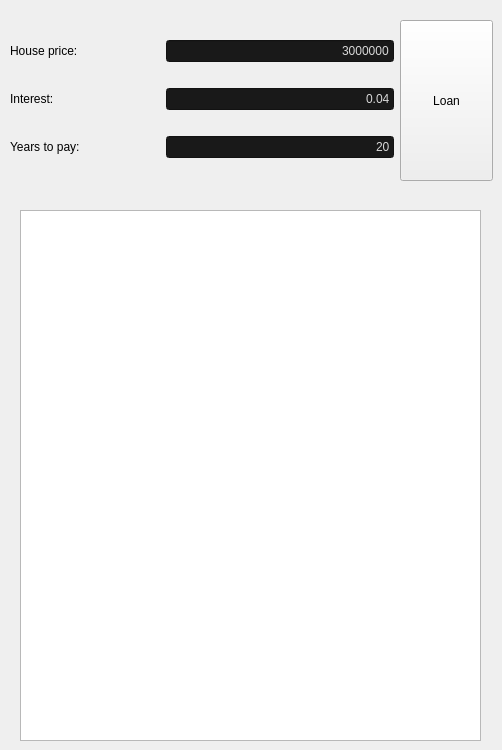
    <widget class="QWidget" name="page">
     <widget class="QWidget" name="layoutWidget_2">
      <property name="geometry">
       <rect>
        <x>10</x>
        <y>20</y>
        <width>384</width>
        <height>159</height>
       </rect>
      </property>
      <layout class="QVBoxLayout" name="verticalLayout_4">
       <item>
        <layout class="QHBoxLayout" name="horizontalLayout_9">
         <item>
          <widget class="QLabel" name="label_9">
           <property name="minimumSize">
            <size>
             <width>150</width>
             <height>0</height>
            </size>
           </property>
           <property name="text">
            <string>House price:</string>
           </property>
          </widget>
         </item>
         <item>
          <widget class="QLineEdit" name="lineEdit_9">
           <property name="minimumSize">
            <size>
             <width>200</width>
             <height>21</height>
            </size>
           </property>
           <property name="palette">
            <palette>
             <active>
              <colorrole role="WindowText">
               <brush brushstyle="SolidPattern">
                <color alpha="255">
                 <red>216</red>
                 <green>216</green>
                 <blue>216</blue>
                </color>
               </brush>
              </colorrole>
              <colorrole role="Button">
               <brush brushstyle="SolidPattern">
                <color alpha="255">
                 <red>25</red>
                 <green>25</green>
                 <blue>25</blue>
                </color>
               </brush>
              </colorrole>
              <colorrole role="Text">
               <brush brushstyle="SolidPattern">
                <color alpha="255">
                 <red>216</red>
                 <green>216</green>
                 <blue>216</blue>
                </color>
               </brush>
              </colorrole>
              <colorrole role="ButtonText">
               <brush brushstyle="SolidPattern">
                <color alpha="255">
                 <red>216</red>
                 <green>216</green>
                 <blue>216</blue>
                </color>
               </brush>
              </colorrole>
              <colorrole role="Base">
               <brush brushstyle="SolidPattern">
                <color alpha="255">
                 <red>25</red>
                 <green>25</green>
                 <blue>25</blue>
                </color>
               </brush>
              </colorrole>
              <colorrole role="Window">
               <brush brushstyle="SolidPattern">
                <color alpha="255">
                 <red>25</red>
                 <green>25</green>
                 <blue>25</blue>
                </color>
               </brush>
              </colorrole>
              <colorrole role="Highlight">
               <brush brushstyle="SolidPattern">
                <color alpha="255">
                 <red>41</red>
                 <green>140</green>
                 <blue>225</blue>
                </color>
               </brush>
              </colorrole>
              <colorrole role="HighlightedText">
               <brush brushstyle="SolidPattern">
                <color alpha="255">
                 <red>255</red>
                 <green>255</green>
                 <blue>255</blue>
                </color>
               </brush>
              </colorrole>
              <colorrole role="AlternateBase">
               <brush brushstyle="SolidPattern">
                <color alpha="0">
                 <red>0</red>
                 <green>0</green>
                 <blue>0</blue>
                </color>
               </brush>
              </colorrole>
              <colorrole role="PlaceholderText">
               <brush brushstyle="SolidPattern">
                <color alpha="128">
                 <red>216</red>
                 <green>216</green>
                 <blue>216</blue>
                </color>
               </brush>
              </colorrole>
             </active>
             <inactive>
              <colorrole role="WindowText">
               <brush brushstyle="SolidPattern">
                <color alpha="255">
                 <red>216</red>
                 <green>216</green>
                 <blue>216</blue>
                </color>
               </brush>
              </colorrole>
              <colorrole role="Button">
               <brush brushstyle="SolidPattern">
                <color alpha="255">
                 <red>25</red>
                 <green>25</green>
                 <blue>25</blue>
                </color>
               </brush>
              </colorrole>
              <colorrole role="Text">
               <brush brushstyle="SolidPattern">
                <color alpha="255">
                 <red>216</red>
                 <green>216</green>
                 <blue>216</blue>
                </color>
               </brush>
              </colorrole>
              <colorrole role="ButtonText">
               <brush brushstyle="SolidPattern">
                <color alpha="255">
                 <red>216</red>
                 <green>216</green>
                 <blue>216</blue>
                </color>
               </brush>
              </colorrole>
              <colorrole role="Base">
               <brush brushstyle="SolidPattern">
                <color alpha="255">
                 <red>25</red>
                 <green>25</green>
                 <blue>25</blue>
                </color>
               </brush>
              </colorrole>
              <colorrole role="Window">
               <brush brushstyle="SolidPattern">
                <color alpha="255">
                 <red>25</red>
                 <green>25</green>
                 <blue>25</blue>
                </color>
               </brush>
              </colorrole>
              <colorrole role="Highlight">
               <brush brushstyle="SolidPattern">
                <color alpha="255">
                 <red>41</red>
                 <green>140</green>
                 <blue>225</blue>
                </color>
               </brush>
              </colorrole>
              <colorrole role="HighlightedText">
               <brush brushstyle="SolidPattern">
                <color alpha="255">
                 <red>255</red>
                 <green>255</green>
                 <blue>255</blue>
                </color>
               </brush>
              </colorrole>
              <colorrole role="AlternateBase">
               <brush brushstyle="SolidPattern">
                <color alpha="0">
                 <red>0</red>
                 <green>0</green>
                 <blue>0</blue>
                </color>
               </brush>
              </colorrole>
              <colorrole role="PlaceholderText">
               <brush brushstyle="SolidPattern">
                <color alpha="128">
                 <red>216</red>
                 <green>216</green>
                 <blue>216</blue>
                </color>
               </brush>
              </colorrole>
             </inactive>
             <disabled>
              <colorrole role="WindowText">
               <brush brushstyle="SolidPattern">
                <color alpha="255">
                 <red>72</red>
                 <green>72</green>
                 <blue>72</blue>
                </color>
               </brush>
              </colorrole>
              <colorrole role="Button">
               <brush brushstyle="SolidPattern">
                <color alpha="255">
                 <red>40</red>
                 <green>40</green>
                 <blue>40</blue>
                </color>
               </brush>
              </colorrole>
              <colorrole role="Text">
               <brush brushstyle="SolidPattern">
                <color alpha="255">
                 <red>72</red>
                 <green>72</green>
                 <blue>72</blue>
                </color>
               </brush>
              </colorrole>
              <colorrole role="ButtonText">
               <brush brushstyle="SolidPattern">
                <color alpha="255">
                 <red>72</red>
                 <green>72</green>
                 <blue>72</blue>
                </color>
               </brush>
              </colorrole>
              <colorrole role="Base">
               <brush brushstyle="SolidPattern">
                <color alpha="255">
                 <red>40</red>
                 <green>40</green>
                 <blue>40</blue>
                </color>
               </brush>
              </colorrole>
              <colorrole role="Window">
               <brush brushstyle="SolidPattern">
                <color alpha="255">
                 <red>40</red>
                 <green>40</green>
                 <blue>40</blue>
                </color>
               </brush>
              </colorrole>
              <colorrole role="Highlight">
               <brush brushstyle="SolidPattern">
                <color alpha="255">
                 <red>41</red>
                 <green>140</green>
                 <blue>225</blue>
                </color>
               </brush>
              </colorrole>
              <colorrole role="HighlightedText">
               <brush brushstyle="SolidPattern">
                <color alpha="255">
                 <red>255</red>
                 <green>255</green>
                 <blue>255</blue>
                </color>
               </brush>
              </colorrole>
              <colorrole role="AlternateBase">
               <brush brushstyle="SolidPattern">
                <color alpha="0">
                 <red>0</red>
                 <green>0</green>
                 <blue>0</blue>
                </color>
               </brush>
              </colorrole>
              <colorrole role="PlaceholderText">
               <brush brushstyle="SolidPattern">
                <color alpha="128">
                 <red>72</red>
                 <green>72</green>
                 <blue>72</blue>
                </color>
               </brush>
              </colorrole>
             </disabled>
            </palette>
           </property>
           <property name="toolTip">
            <string/>
           </property>
           <property name="whatsThis">
            <string/>
           </property>
           <property name="styleSheet">
            <string notr="true"/>
           </property>
           <property name="inputMethodHints">
            <set>Qt::ImhHiddenText</set>
           </property>
           <property name="text">
            <string>3000000</string>
           </property>
           <property name="alignment">
            <set>Qt::AlignRight|Qt::AlignTrailing|Qt::AlignVCenter</set>
           </property>
           <property name="placeholderText">
            <string/>
           </property>
           <property name="clearButtonEnabled">
            <bool>false</bool>
           </property>
          </widget>
         </item>
        </layout>
       </item>
       <item>
        <layout class="QHBoxLayout" name="horizontalLayout_10">
         <item>
          <widget class="QLabel" name="label_10">
           <property name="minimumSize">
            <size>
             <width>150</width>
             <height>0</height>
            </size>
           </property>
           <property name="text">
            <string>Interest:</string>
           </property>
          </widget>
         </item>
         <item>
          <widget class="QLineEdit" name="lineEdit_10">
           <property name="minimumSize">
            <size>
             <width>200</width>
             <height>21</height>
            </size>
           </property>
           <property name="palette">
            <palette>
             <active>
              <colorrole role="WindowText">
               <brush brushstyle="SolidPattern">
                <color alpha="255">
                 <red>216</red>
                 <green>216</green>
                 <blue>216</blue>
                </color>
               </brush>
              </colorrole>
              <colorrole role="Button">
               <brush brushstyle="SolidPattern">
                <color alpha="255">
                 <red>25</red>
                 <green>25</green>
                 <blue>25</blue>
                </color>
               </brush>
              </colorrole>
              <colorrole role="Text">
               <brush brushstyle="SolidPattern">
                <color alpha="255">
                 <red>216</red>
                 <green>216</green>
                 <blue>216</blue>
                </color>
               </brush>
              </colorrole>
              <colorrole role="ButtonText">
               <brush brushstyle="SolidPattern">
                <color alpha="255">
                 <red>216</red>
                 <green>216</green>
                 <blue>216</blue>
                </color>
               </brush>
              </colorrole>
              <colorrole role="Base">
               <brush brushstyle="SolidPattern">
                <color alpha="255">
                 <red>25</red>
                 <green>25</green>
                 <blue>25</blue>
                </color>
               </brush>
              </colorrole>
              <colorrole role="Window">
               <brush brushstyle="SolidPattern">
                <color alpha="255">
                 <red>25</red>
                 <green>25</green>
                 <blue>25</blue>
                </color>
               </brush>
              </colorrole>
              <colorrole role="Highlight">
               <brush brushstyle="SolidPattern">
                <color alpha="255">
                 <red>41</red>
                 <green>140</green>
                 <blue>225</blue>
                </color>
               </brush>
              </colorrole>
              <colorrole role="HighlightedText">
               <brush brushstyle="SolidPattern">
                <color alpha="255">
                 <red>255</red>
                 <green>255</green>
                 <blue>255</blue>
                </color>
               </brush>
              </colorrole>
              <colorrole role="AlternateBase">
               <brush brushstyle="SolidPattern">
                <color alpha="0">
                 <red>0</red>
                 <green>0</green>
                 <blue>0</blue>
                </color>
               </brush>
              </colorrole>
              <colorrole role="PlaceholderText">
               <brush brushstyle="SolidPattern">
                <color alpha="128">
                 <red>216</red>
                 <green>216</green>
                 <blue>216</blue>
                </color>
               </brush>
              </colorrole>
             </active>
             <inactive>
              <colorrole role="WindowText">
               <brush brushstyle="SolidPattern">
                <color alpha="255">
                 <red>216</red>
                 <green>216</green>
                 <blue>216</blue>
                </color>
               </brush>
              </colorrole>
              <colorrole role="Button">
               <brush brushstyle="SolidPattern">
                <color alpha="255">
                 <red>25</red>
                 <green>25</green>
                 <blue>25</blue>
                </color>
               </brush>
              </colorrole>
              <colorrole role="Text">
               <brush brushstyle="SolidPattern">
                <color alpha="255">
                 <red>216</red>
                 <green>216</green>
                 <blue>216</blue>
                </color>
               </brush>
              </colorrole>
              <colorrole role="ButtonText">
               <brush brushstyle="SolidPattern">
                <color alpha="255">
                 <red>216</red>
                 <green>216</green>
                 <blue>216</blue>
                </color>
               </brush>
              </colorrole>
              <colorrole role="Base">
               <brush brushstyle="SolidPattern">
                <color alpha="255">
                 <red>25</red>
                 <green>25</green>
                 <blue>25</blue>
                </color>
               </brush>
              </colorrole>
              <colorrole role="Window">
               <brush brushstyle="SolidPattern">
                <color alpha="255">
                 <red>25</red>
                 <green>25</green>
                 <blue>25</blue>
                </color>
               </brush>
              </colorrole>
              <colorrole role="Highlight">
               <brush brushstyle="SolidPattern">
                <color alpha="255">
                 <red>41</red>
                 <green>140</green>
                 <blue>225</blue>
                </color>
               </brush>
              </colorrole>
              <colorrole role="HighlightedText">
               <brush brushstyle="SolidPattern">
                <color alpha="255">
                 <red>255</red>
                 <green>255</green>
                 <blue>255</blue>
                </color>
               </brush>
              </colorrole>
              <colorrole role="AlternateBase">
               <brush brushstyle="SolidPattern">
                <color alpha="0">
                 <red>0</red>
                 <green>0</green>
                 <blue>0</blue>
                </color>
               </brush>
              </colorrole>
              <colorrole role="PlaceholderText">
               <brush brushstyle="SolidPattern">
                <color alpha="128">
                 <red>216</red>
                 <green>216</green>
                 <blue>216</blue>
                </color>
               </brush>
              </colorrole>
             </inactive>
             <disabled>
              <colorrole role="WindowText">
               <brush brushstyle="SolidPattern">
                <color alpha="255">
                 <red>72</red>
                 <green>72</green>
                 <blue>72</blue>
                </color>
               </brush>
              </colorrole>
              <colorrole role="Button">
               <brush brushstyle="SolidPattern">
                <color alpha="255">
                 <red>40</red>
                 <green>40</green>
                 <blue>40</blue>
                </color>
               </brush>
              </colorrole>
              <colorrole role="Text">
               <brush brushstyle="SolidPattern">
                <color alpha="255">
                 <red>72</red>
                 <green>72</green>
                 <blue>72</blue>
                </color>
               </brush>
              </colorrole>
              <colorrole role="ButtonText">
               <brush brushstyle="SolidPattern">
                <color alpha="255">
                 <red>72</red>
                 <green>72</green>
                 <blue>72</blue>
                </color>
               </brush>
              </colorrole>
              <colorrole role="Base">
               <brush brushstyle="SolidPattern">
                <color alpha="255">
                 <red>40</red>
                 <green>40</green>
                 <blue>40</blue>
                </color>
               </brush>
              </colorrole>
              <colorrole role="Window">
               <brush brushstyle="SolidPattern">
                <color alpha="255">
                 <red>40</red>
                 <green>40</green>
                 <blue>40</blue>
                </color>
               </brush>
              </colorrole>
              <colorrole role="Highlight">
               <brush brushstyle="SolidPattern">
                <color alpha="255">
                 <red>41</red>
                 <green>140</green>
                 <blue>225</blue>
                </color>
               </brush>
              </colorrole>
              <colorrole role="HighlightedText">
               <brush brushstyle="SolidPattern">
                <color alpha="255">
                 <red>255</red>
                 <green>255</green>
                 <blue>255</blue>
                </color>
               </brush>
              </colorrole>
              <colorrole role="AlternateBase">
               <brush brushstyle="SolidPattern">
                <color alpha="0">
                 <red>0</red>
                 <green>0</green>
                 <blue>0</blue>
                </color>
               </brush>
              </colorrole>
              <colorrole role="PlaceholderText">
               <brush brushstyle="SolidPattern">
                <color alpha="128">
                 <red>72</red>
                 <green>72</green>
                 <blue>72</blue>
                </color>
               </brush>
              </colorrole>
             </disabled>
            </palette>
           </property>
           <property name="toolTip">
            <string/>
           </property>
           <property name="whatsThis">
            <string/>
           </property>
           <property name="styleSheet">
            <string notr="true"/>
           </property>
           <property name="inputMethodHints">
            <set>Qt::ImhHiddenText</set>
           </property>
           <property name="text">
            <string>0.04</string>
           </property>
           <property name="alignment">
            <set>Qt::AlignRight|Qt::AlignTrailing|Qt::AlignVCenter</set>
           </property>
           <property name="placeholderText">
            <string/>
           </property>
          </widget>
         </item>
        </layout>
       </item>
       <item>
        <layout class="QHBoxLayout" name="horizontalLayout_11">
         <item>
          <widget class="QLabel" name="label_11">
           <property name="minimumSize">
            <size>
             <width>150</width>
             <height>0</height>
            </size>
           </property>
           <property name="text">
            <string>Years to pay:</string>
           </property>
          </widget>
         </item>
         <item>
          <widget class="QLineEdit" name="lineEdit_11">
           <property name="minimumSize">
            <size>
             <width>200</width>
             <height>21</height>
            </size>
           </property>
           <property name="palette">
            <palette>
             <active>
              <colorrole role="WindowText">
               <brush brushstyle="SolidPattern">
                <color alpha="255">
                 <red>216</red>
                 <green>216</green>
                 <blue>216</blue>
                </color>
               </brush>
              </colorrole>
              <colorrole role="Button">
               <brush brushstyle="SolidPattern">
                <color alpha="255">
                 <red>25</red>
                 <green>25</green>
                 <blue>25</blue>
                </color>
               </brush>
              </colorrole>
              <colorrole role="Text">
               <brush brushstyle="SolidPattern">
                <color alpha="255">
                 <red>216</red>
                 <green>216</green>
                 <blue>216</blue>
                </color>
               </brush>
              </colorrole>
              <colorrole role="ButtonText">
               <brush brushstyle="SolidPattern">
                <color alpha="255">
                 <red>216</red>
                 <green>216</green>
                 <blue>216</blue>
                </color>
               </brush>
              </colorrole>
              <colorrole role="Base">
               <brush brushstyle="SolidPattern">
                <color alpha="255">
                 <red>25</red>
                 <green>25</green>
                 <blue>25</blue>
                </color>
               </brush>
              </colorrole>
              <colorrole role="Window">
               <brush brushstyle="SolidPattern">
                <color alpha="255">
                 <red>25</red>
                 <green>25</green>
                 <blue>25</blue>
                </color>
               </brush>
              </colorrole>
              <colorrole role="Highlight">
               <brush brushstyle="SolidPattern">
                <color alpha="255">
                 <red>41</red>
                 <green>140</green>
                 <blue>225</blue>
                </color>
               </brush>
              </colorrole>
              <colorrole role="HighlightedText">
               <brush brushstyle="SolidPattern">
                <color alpha="255">
                 <red>255</red>
                 <green>255</green>
                 <blue>255</blue>
                </color>
               </brush>
              </colorrole>
              <colorrole role="AlternateBase">
               <brush brushstyle="SolidPattern">
                <color alpha="0">
                 <red>0</red>
                 <green>0</green>
                 <blue>0</blue>
                </color>
               </brush>
              </colorrole>
              <colorrole role="PlaceholderText">
               <brush brushstyle="SolidPattern">
                <color alpha="128">
                 <red>216</red>
                 <green>216</green>
                 <blue>216</blue>
                </color>
               </brush>
              </colorrole>
             </active>
             <inactive>
              <colorrole role="WindowText">
               <brush brushstyle="SolidPattern">
                <color alpha="255">
                 <red>216</red>
                 <green>216</green>
                 <blue>216</blue>
                </color>
               </brush>
              </colorrole>
              <colorrole role="Button">
               <brush brushstyle="SolidPattern">
                <color alpha="255">
                 <red>25</red>
                 <green>25</green>
                 <blue>25</blue>
                </color>
               </brush>
              </colorrole>
              <colorrole role="Text">
               <brush brushstyle="SolidPattern">
                <color alpha="255">
                 <red>216</red>
                 <green>216</green>
                 <blue>216</blue>
                </color>
               </brush>
              </colorrole>
              <colorrole role="ButtonText">
               <brush brushstyle="SolidPattern">
                <color alpha="255">
                 <red>216</red>
                 <green>216</green>
                 <blue>216</blue>
                </color>
               </brush>
              </colorrole>
              <colorrole role="Base">
               <brush brushstyle="SolidPattern">
                <color alpha="255">
                 <red>25</red>
                 <green>25</green>
                 <blue>25</blue>
                </color>
               </brush>
              </colorrole>
              <colorrole role="Window">
               <brush brushstyle="SolidPattern">
                <color alpha="255">
                 <red>25</red>
                 <green>25</green>
                 <blue>25</blue>
                </color>
               </brush>
              </colorrole>
              <colorrole role="Highlight">
               <brush brushstyle="SolidPattern">
                <color alpha="255">
                 <red>41</red>
                 <green>140</green>
                 <blue>225</blue>
                </color>
               </brush>
              </colorrole>
              <colorrole role="HighlightedText">
               <brush brushstyle="SolidPattern">
                <color alpha="255">
                 <red>255</red>
                 <green>255</green>
                 <blue>255</blue>
                </color>
               </brush>
              </colorrole>
              <colorrole role="AlternateBase">
               <brush brushstyle="SolidPattern">
                <color alpha="0">
                 <red>0</red>
                 <green>0</green>
                 <blue>0</blue>
                </color>
               </brush>
              </colorrole>
              <colorrole role="PlaceholderText">
               <brush brushstyle="SolidPattern">
                <color alpha="128">
                 <red>216</red>
                 <green>216</green>
                 <blue>216</blue>
                </color>
               </brush>
              </colorrole>
             </inactive>
             <disabled>
              <colorrole role="WindowText">
               <brush brushstyle="SolidPattern">
                <color alpha="255">
                 <red>72</red>
                 <green>72</green>
                 <blue>72</blue>
                </color>
               </brush>
              </colorrole>
              <colorrole role="Button">
               <brush brushstyle="SolidPattern">
                <color alpha="255">
                 <red>40</red>
                 <green>40</green>
                 <blue>40</blue>
                </color>
               </brush>
              </colorrole>
              <colorrole role="Text">
               <brush brushstyle="SolidPattern">
                <color alpha="255">
                 <red>72</red>
                 <green>72</green>
                 <blue>72</blue>
                </color>
               </brush>
              </colorrole>
              <colorrole role="ButtonText">
               <brush brushstyle="SolidPattern">
                <color alpha="255">
                 <red>72</red>
                 <green>72</green>
                 <blue>72</blue>
                </color>
               </brush>
              </colorrole>
              <colorrole role="Base">
               <brush brushstyle="SolidPattern">
                <color alpha="255">
                 <red>40</red>
                 <green>40</green>
                 <blue>40</blue>
                </color>
               </brush>
              </colorrole>
              <colorrole role="Window">
               <brush brushstyle="SolidPattern">
                <color alpha="255">
                 <red>40</red>
                 <green>40</green>
                 <blue>40</blue>
                </color>
               </brush>
              </colorrole>
              <colorrole role="Highlight">
               <brush brushstyle="SolidPattern">
                <color alpha="255">
                 <red>41</red>
                 <green>140</green>
                 <blue>225</blue>
                </color>
               </brush>
              </colorrole>
              <colorrole role="HighlightedText">
               <brush brushstyle="SolidPattern">
                <color alpha="255">
                 <red>255</red>
                 <green>255</green>
                 <blue>255</blue>
                </color>
               </brush>
              </colorrole>
              <colorrole role="AlternateBase">
               <brush brushstyle="SolidPattern">
                <color alpha="0">
                 <red>0</red>
                 <green>0</green>
                 <blue>0</blue>
                </color>
               </brush>
              </colorrole>
              <colorrole role="PlaceholderText">
               <brush brushstyle="SolidPattern">
                <color alpha="128">
                 <red>72</red>
                 <green>72</green>
                 <blue>72</blue>
                </color>
               </brush>
              </colorrole>
             </disabled>
            </palette>
           </property>
           <property name="toolTip">
            <string/>
           </property>
           <property name="whatsThis">
            <string/>
           </property>
           <property name="styleSheet">
            <string notr="true"/>
           </property>
           <property name="inputMethodHints">
            <set>Qt::ImhHiddenText</set>
           </property>
           <property name="text">
            <string>20</string>
           </property>
           <property name="alignment">
            <set>Qt::AlignRight|Qt::AlignTrailing|Qt::AlignVCenter</set>
           </property>
           <property name="placeholderText">
            <string/>
           </property>
          </widget>
         </item>
        </layout>
       </item>
      </layout>
     </widget>
     <widget class="QPushButton" name="pushButton_7">
      <property name="geometry">
       <rect>
        <x>400</x>
        <y>20</y>
        <width>93</width>
        <height>161</height>
       </rect>
      </property>
      <property name="whatsThis">
       <string>Adds food to meal</string>
      </property>
      <property name="text">
       <string>Loan</string>
      </property>
     </widget>
     <widget class="QTextEdit" name="textEditConsole">
      <property name="geometry">
       <rect>
        <x>20</x>
        <y>210</y>
        <width>461</width>
        <height>531</height>
       </rect>
      </property>
     </widget>
    </widget>
